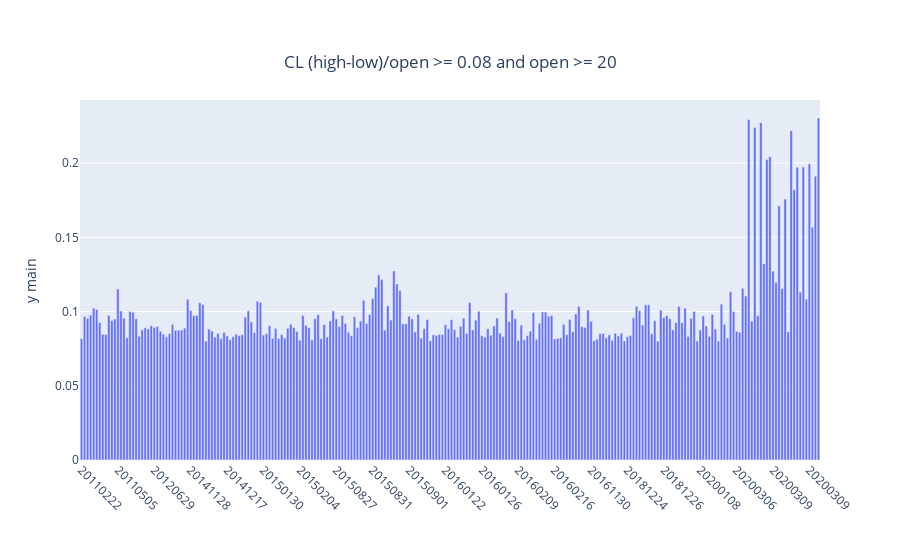

Notebook source saved alongside this figure:
### Code cell
dfgbb = df_big_bars.sort_values('settle_date')
dfgbb.index = list(range(len(dfgbb)))
dfgbb['num'] = dfgbb.index
iplot(plotly_plot(df_in=dfgbb[['num','hilo_perc']],
                  x_column='num',bar_plot=True,
                  plot_title=f'{commod} (high-low)/open >= {hilo} and open >= {minprice}',
                  x_value_labels=dfgbb.settle_date.values))

### Figure 1 — Plotly figure (JSON) as saved in the notebook; plotly's stock layout.template omitted (floating-point values rounded to 4 significant figures; data arrays with more than 128 entries replaced by an {"elided": "..."} marker saying what was removed)
{"data": [{"name": "hilo_perc", "type": "bar", "x": {"elided": "244 int values"}, "y": {"elided": "244 float values"}, "yaxis": "y"}], "layout": {"margin": {"b": 100}, "title": {"text": "CL (high-low)/open >= 0.08 and open >= 20", "x": 0.5, "xanchor": "center", "y": 0.9, "yanchor": "top"}, "xaxis": {"tickangle": 45, "ticktext": [20110222, 20110505, 20120629, 20141128, 20141217, 20150130, 20150204, 20150827, 20150831, 20150901, 20160122, 20160126, 20160209, 20160216, 20161130, 20181224, 20181226, 20200108, 20200306, 20200309, 20200309], "tickvals": [0, 12, 24, 36, 48, 60, 72, 84, 96, 108, 120, 132, 144, 156, 168, 180, 192, 204, 216, 228, 240], "type": "category"}, "yaxis": {"title": {"text": "y main"}}, "yaxis2": {"overlaying": "y", "side": "right", "title": {"text": "y alt"}}}}
